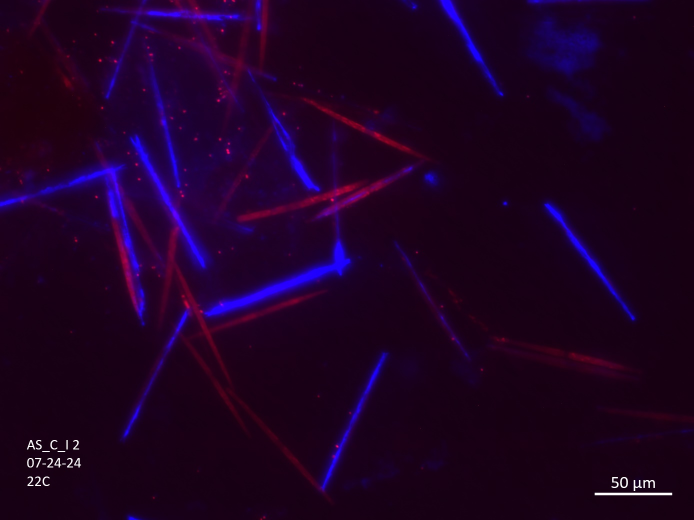
#> input picture data/images/ClumpyLate_AS_C_I_22_2_20240724.jpg, 1388 x 1040 px, found by its file name (shown at 1/2 size)
$ jupyter execute static_Kmeans_function.ipynb
#> lines starting #> are read from the running program, lines starting #| are printed output that depends on the picture; after the words box and inside, x2 and y2 are one past the last pixel; in counts of white or black regions, pixels touching at a corner belong together
[cell 1]
# Import libraries
import cv2
import numpy as np
import matplotlib.pyplot as plt
import pandas as pd
from skimage.measure import label, regionprops
import random
import glob
import os
from sklearn.cluster import KMeans
from PIL import Image as im

# Set seed for K-means clustering reproducibility
random.seed(10)

[cell 2]
# [34 lines left out: functions remove_large_background, make_custom_grayscale, not called in this run]

[cell 3]
# K-means approach as a function
def Kmeans_process_image(image_path):
    # 1. Read image and convert to RGB
    image = cv2.imread(image_path)
#> image is the input picture: shape (1040, 1388, 3); mean B, G, R 36.5, 0.7, 29.9
    image_rgb = cv2.cvtColor(image, cv2.COLOR_BGR2RGB)
        # Split into RGB channels for thresholding
    red_channel = image_rgb[:, :, 0]
    blue_channel = image_rgb[:, :, 2]
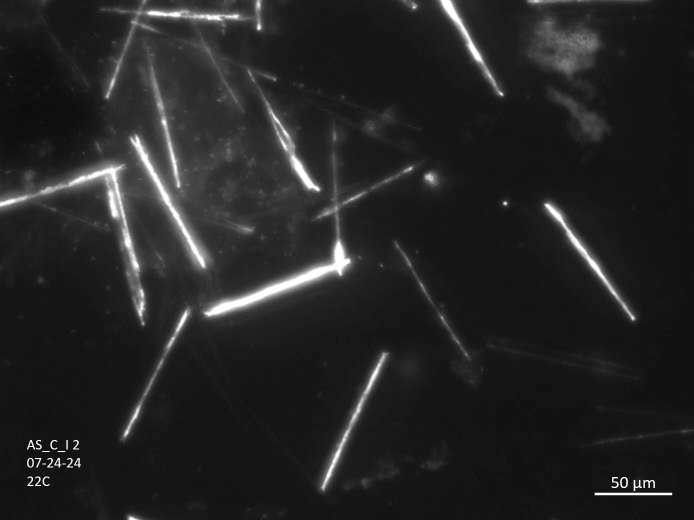
#> blue_channel: shape (1040, 1388) (shown at 1/2 size); min 7, max 255, mean 36.5

    # 2. Define thresholds for red and blue channels based on percentiles
        # try: r-92,b-95
    red_threshold = np.percentile(red_channel, 85)
#> red_threshold = 35
    blue_threshold = np.percentile(blue_channel, 95)
#> blue_threshold = 93

        # Create binary masks for each color channel
            # CHANGED from red/blue_threshold
    _, red_mask = cv2.threshold(red_channel, red_threshold, 255, cv2.THRESH_BINARY)
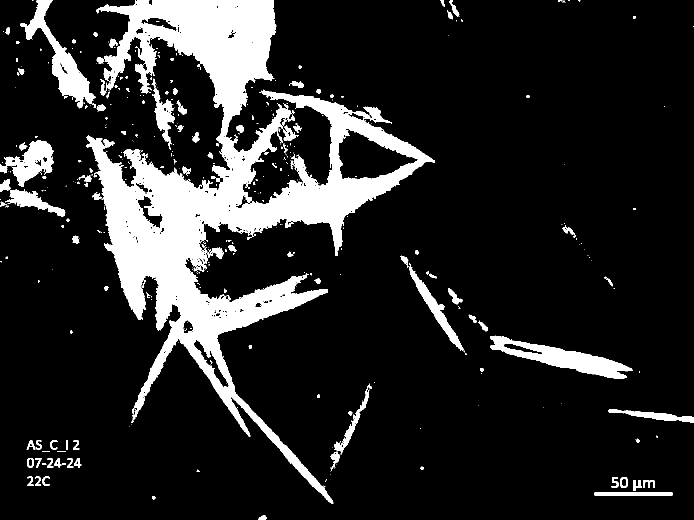
#> red_mask: shape (1040, 1388) (shown at 1/2 size); 14.9% white; 426 white regions (304 under 20 px), largest, box (x1, y1, x2, y2) and area: (172, 0, 870, 1008) 171966, (980, 671, 1266, 757) 8384, (40, 0, 192, 217) 7719
    _, blue_mask = cv2.threshold(blue_channel, blue_threshold, 255, cv2.THRESH_BINARY)
#> blue_mask: shape (1040, 1388); 5% white; 86 white regions (23 under 20 px), largest, box (x1, y1, x2, y2) and area: (0, 323, 292, 651) 13081, (403, 405, 706, 636) 11961, (258, 268, 423, 541) 9506
        # Combine the red and blue masks
    combined_mask = cv2.bitwise_or(red_mask, blue_mask)
#> combined_mask: shape (1040, 1388); 17% white; 290 white regions (179 under 20 px), largest, box (x1, y1, x2, y2) and area: (0, 0, 870, 1008) 198322, (980, 671, 1266, 757) 8384, (40, 0, 192, 217) 7719
        # Apply the mask to isolate high-intensity pixels in the image
    thresholded_image = cv2.bitwise_and(image_rgb, image_rgb, mask=combined_mask)

    # 3. Perform K-means clustering
        # Flatten the masked pixels (ignore dark background)
    masked_pixels = thresholded_image[combined_mask > 0]
    pixels = masked_pixels.reshape((-1, 3)).astype(np.float32)
        # Define K-means criteria and number of clusters
    k = 4  # Number of clusters
    criteria = (cv2.TERM_CRITERIA_EPS + cv2.TERM_CRITERIA_MAX_ITER, 100, 0.2)
        # Perform K-means clustering--cv2
    # _, labels, centers = cv2.kmeans(pixels, k, None, criteria, 10, cv2.KMEANS_RANDOM_CENTERS)
        # preform K-means clustering--scikit
    kmeans = KMeans(n_clusters=k, n_init=10, random_state=42).fit(pixels)
        # Convert centers to uint8 for display
    centers = np.uint8(kmeans.cluster_centers_)
#> centers = [[50, 0, 46], [44, 1, 117], [40, 0, 221], [241, 236, 241]]
        # Reconstruct segmented data using labels
    labels = kmeans.labels_
    segmented_data = centers[labels.flatten()]
        # Create an empty array to store the full-sized segmented image
    segmented_image = np.zeros_like(image_rgb)
        # Fill in only the high-intensity pixels in the original mask
    segmented_image[combined_mask > 0] = segmented_data

    # 4. Subset mask by keeping only the clusters corresponding to red and blue
        # Automate cluster characterization based on RBG values
            # instantiate cluster values
    bg_cluster = -1
    red_cluster = -1
    blue_cluster = -1
    lab_cluster = -1
        # instantiate list of color values outside loop
    max_g_val = -1
    max_r_val = -1
    max_b_val = -1
        # 4.1: Identify labels cluster
            # iterate over centers (RGB values)
    for idx, cntr in enumerate(centers):
        print(idx, cntr)
            # set green value
        g_val = cntr[1]
            # compare to max green value
        if g_val > max_g_val:
                # update max green value
            max_g_val = g_val
                # set max green value to background cluster
            lab_cluster = idx
#> this loop made 4 passes
#> (cntr, g_val, max_g_val) on passes 1, 2, 4: ([50, 0, 46], 0, 0), ([44, 1, 117], 1, 1), ([241, 236, 241], 236, 236)
#> (printed output is left out)
#> after the loop, lab_cluster = 3; max_g_val = 236
        # identify red cluster
    for idx, cntr in enumerate(centers):
            # exclude cluster previously identified as bg
        if idx != lab_cluster:
            # set red value
            r_val = cntr[0]
            # compare to max red value
            if r_val > max_r_val:
                max_r_val = r_val
                red_cluster = idx
#> this loop made 4 passes
#> (cntr, r_val, max_r_val, red_cluster) on pass 1: ([50, 0, 46], 50, 50, 0)
#> after the loop, max_r_val = 50; red_cluster = 0
        # 4.3: Identify BLUE cluster
    for idx, cntr in enumerate(centers):
            # exclude clusters previously identified as bg & red
        if idx != lab_cluster and idx != red_cluster:
            # set red value
            b_val = cntr[2]
            # compare to max red value
            if b_val > max_b_val:
                max_b_val = b_val
                blue_cluster = idx
#> this loop made 4 passes
#> (cntr, b_val, max_b_val, blue_cluster) on passes 2 to 3: ([44, 1, 117], 117, 117, 1), ([40, 0, 221], 221, 221, 2)
#> after the loop, blue_cluster = 2; max_b_val = 221
        # 4.2: Identify bg cluster
    for idx, cntr in enumerate(centers):
            # exclude cluster previously identified as bg
        if idx != lab_cluster and idx != red_cluster and idx != blue_cluster:
            bg_cluster = idx
#> this loop made 4 passes
#> (cntr, bg_cluster) on pass 2: ([44, 1, 117], 1)
    print("Background cluster is", bg_cluster)
#| Background cluster is 1
    print("Labeled cluster is", lab_cluster)
#| Labeled cluster is 3
    print("Red cluster is", red_cluster)
#| Red cluster is 0
    print("Blue cluster is", blue_cluster)
#| Blue cluster is 2
        # Reshape labels to match combined_mask shape
    labels_reshaped = np.zeros(combined_mask.shape, dtype=int)
    labels_reshaped[combined_mask > 0] = labels.flatten()
#> labels_reshaped: shape (1040, 1388) int64; 4 distinct labels, from 0 to 3
        # Create a mask that includes only the red and blue clusters
    foreground_mask = np.isin(labels_reshaped, [red_cluster, blue_cluster])
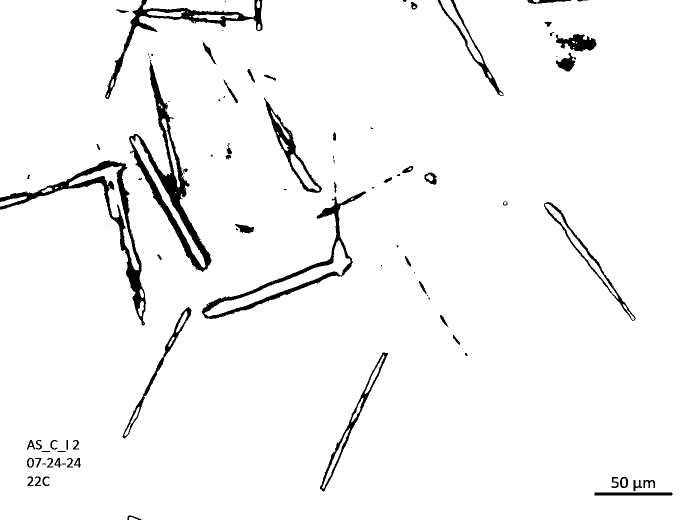
#> foreground_mask: shape (1040, 1388) bool (shown at 1/2 size); 96.3% white; 105 black regions (41 under 20 px), largest, box (x1, y1, x2, y2) and area: (258, 124, 423, 544) 11267, (0, 321, 292, 651) 9347, (403, 383, 732, 638) 6514
    bg_mask = np.isin(labels_reshaped, [bg_cluster, lab_cluster])
        # Initialize the foreground image with black background
    foreground_final = np.zeros_like(image_rgb)
    bground_final = np.zeros_like(image_rgb)
        # Apply the mask to keep only the red and blue clusters
    foreground_final[foreground_mask] = image_rgb[foreground_mask]
    bground_final[bg_mask] = image_rgb[bg_mask]

    # 5. Perform Canny edge detection on the final foreground
        # foreground_final or custom_gray
    edges = cv2.Canny(foreground_final, 100, 200, apertureSize=3, L2gradient=False)
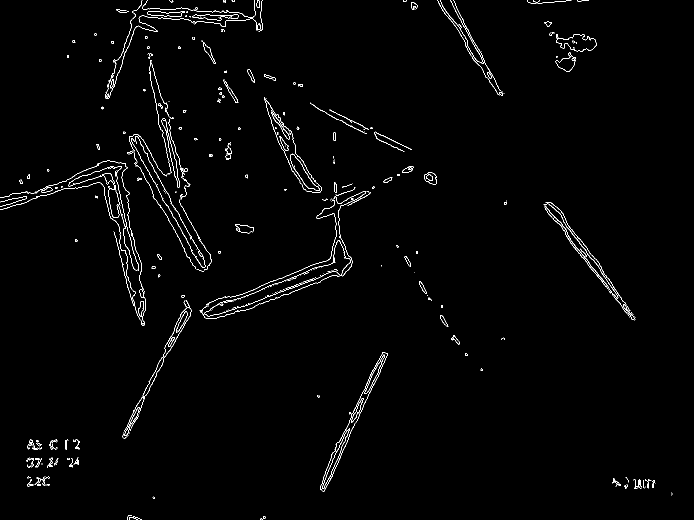
#> edges: shape (1040, 1388) (shown at 1/2 size); 1.3% white in thin lines or dots

    # 6. Find contours and filter by area
    contours, _ = cv2.findContours(edges, cv2.RETR_EXTERNAL, cv2.CHAIN_APPROX_SIMPLE)
#> contours = 311 contours, 246 with area under 20; largest, box (x1, y1, x2, y2) and area: (409, 481, 701, 633) 6315, (528, 195, 644, 386) 4630, (640, 705, 776, 983) 4085, (262, 272, 411, 535) 3521, (1087, 407, 1237, 597) 2088

        # Set minimum & maximum cell area threshold
    min_area = 500
    max_area = 15000

    # Set aspect ratio thresholds (adjust based on cell shapes in your images)
    min_aspect_ratio = 1.0  # Minimum ratio for pencil-shaped cells
    max_aspect_ratio = 20.0  # Maximum ratio for pencil-shaped cells

    cell_contours = []
    for cnt in contours:
        area = cv2.contourArea(cnt)
        if min_area < area < max_area:
            # Calculate bounding rectangle and aspect ratio
            x, y, w, h = cv2.boundingRect(cnt)
            aspect_ratio = max(w, h) / min(w, h)  # Ensure the ratio is always >= 1
            # print(w,h,aspect_ratio)
            # Filter by aspect ratio
            if min_aspect_ratio <= aspect_ratio <= max_aspect_ratio:
                cell_contours.append(cnt)
#> this loop made 311 passes
#> (area, x, y, w, h, aspect_ratio) on passes 88, 103, 126, 134, 208, 220, 232, 270: (4085, 640, 705, 136, 278, 2.04), (1949.5, 249, 600, 134, 262, 1.96), (6315, 409, 481, 292, 152, 1.92), (2088.5, 1087, 407, 150, 190, 1.27), (3521, 262, 272, 149, 263, 1.77), (809.5, 323, 237, 37, 138, 3.73), (4630.5, 528, 195, 116, 191, 1.65), (1679.5, 1112, 68, 81, 35, 2.31)
#> after the loop, cell_contours = 9 contours; largest, box (x1, y1, x2, y2) and area: (409, 481, 701, 633) 6315, (528, 195, 644, 386) 4630, (640, 705, 776, 983) 4085, (262, 272, 411, 535) 3521, (1087, 407, 1237, 597) 2088

        # Initialize metrics for counting and blue:red ratio
    total_cells = len(cell_contours)
#> total_cells = 9
    cell_ratios = []
        # Create a copy of the original image for cell-labeling
    labeled_image = foreground_final.copy()
        # Count all filtered edges (cells) & calculate blue:red ratio
    print(f"Total cells detected: {total_cells}")
#| Total cells detected: 9

    # 7. Calculate blue:red ratios within each cell
    for i, contour in enumerate(cell_contours):
        # Create a mask for each cell
        cell_mask = np.zeros(foreground_mask.shape, dtype=np.uint8)
        cv2.drawContours(cell_mask, [contour], -1, 255, -1)  # Fill contour to create mask
        # Extract pixels in red and blue channels for this cell
        red_values = red_channel[cell_mask == 255]
        blue_values = blue_channel[cell_mask == 255]
        # Calculate blue:red ratio for this cell
        red_sum = np.sum(red_values)
        blue_sum = np.sum(blue_values)
        blue_red_ratio = blue_sum / red_sum if red_sum > 0 else 0  # Avoid division by zero
        proportion_infected = blue_sum / (blue_sum + red_sum) if (blue_sum + red_sum) > 0 else 0
        cell_ratios.append({
            'Cell Number': i + 1,
            'Red Intensity Sum': red_sum,
            'Blue Intensity Sum': blue_sum,
            'Blue:Red Ratio': blue_red_ratio,
            'Proportion Infected': proportion_infected
        })
            # Label the detected cell on the image
        M = cv2.moments(contour)  # Get moments of the contour to calculate centroid
        if M["m00"] != 0:
            cX = int(M["m10"] / M["m00"])  # Centroid X
            cY = int(M["m01"] / M["m00"])  # Centroid Y
            cv2.putText(
                labeled_image,
                str(i + 1),  # Label with cell number
                (cX, cY),  # Position at centroid
                cv2.FONT_HERSHEY_SIMPLEX,
                3,  # Font size
                (255, 255, 255),  # White text
                2  # Thickness
            )
#> this loop made 9 passes
#> (red_sum, blue_sum, blue_red_ratio, proportion_infected, cX, cY) on passes 1 to 8: (153348, 666759, 4.35, 0.813, 703, 845), (102464, 284632, 2.78, 0.735, 341, 686), (244871, 1541003, 6.29, 0.863, 571, 566), (64817, 490556, 7.57, 0.883, 1159, 493), (182064, 840615, 4.62, 0.822, 335, 400), (36344, 191581, 5.27, 0.841, 342, 306), (178493, 768912, 4.31, 0.812, 584, 305), (43770, 185612, 4.24, 0.809, 1155, 85)
#> cell_mask: shape (1040, 1388); 0.04% white; 1 white region, box (x1, y1, x2, y2) and area: (294, 22, 370, 34) 616
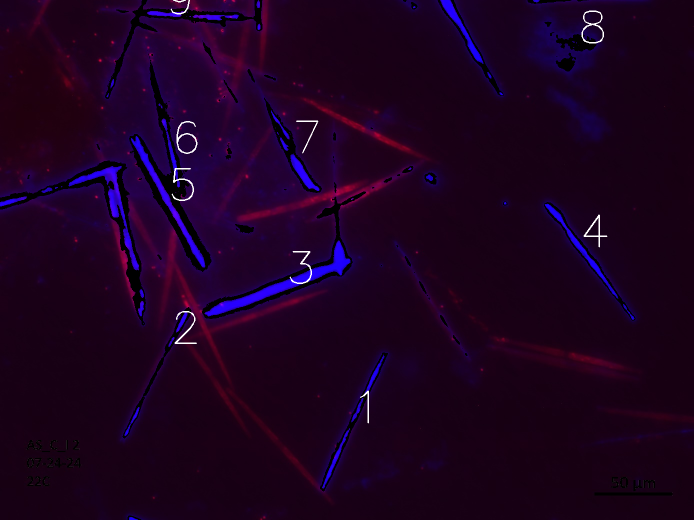
#> labeled_image: shape (1040, 1388, 3) (shown at 1/2 size); mean R, G, B 28.5, 0.9, 32.4
#> after the loop, cell_ratios = 9 items

    # add edges to labeled image
    cv2.drawContours(labeled_image, cell_contours, -1, (0, 255, 0), 2)  # Green contours with thickness 2
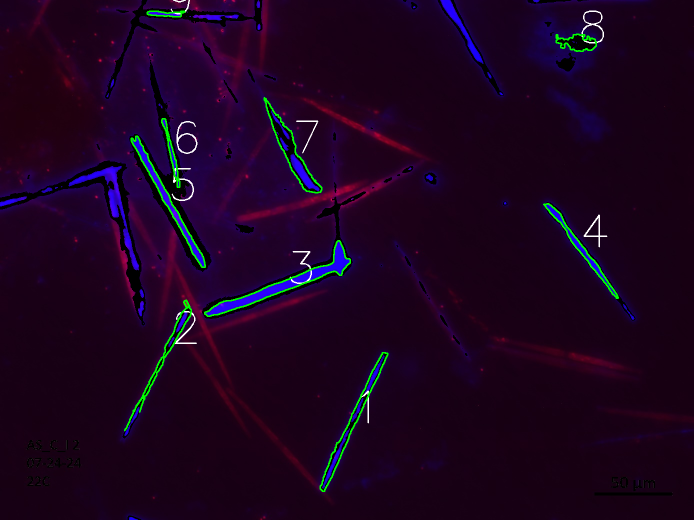
#> labeled_image: shape (1040, 1388, 3) (shown at 1/2 size); 1.02% of pixels changed, all inside (x1, y1, x2, y2) = (248, 21, 1238, 984)

    # 8. Convert ratios to DataFrame for easy viewing
    cell_ratios_df = pd.DataFrame(cell_ratios)
#> cell_ratios_df = table of 9 rows and 5 columns
        # Calculate & report image overall blue:red ratio
    total_red = np.sum(red_channel[foreground_mask])
#> total_red = 40317518
    total_blue = np.sum(blue_channel[foreground_mask])
#> total_blue = 45969964
    overall_blue_red_ratio = total_blue / total_red if total_red > 0 else 0
#> overall_blue_red_ratio = 1.14
        # Display results
    print("\nIndividual Cell Blue:Red Ratios")
    # print(cell_ratios_df)
    print(f"\nTotal Cells: {total_cells}")
#| Total Cells: 9
    print(f"Overall Blue:Red Ratio in Image: {overall_blue_red_ratio:.2f}")
#| Overall Blue:Red Ratio in Image: 1.14
    # Convert labeled_image (numpy array) to a Pillow image
    labeled_image_pil = im.fromarray(labeled_image)

        # Display the final cell edges
    plt.figure(figsize=(12, 6))
    plt.subplot(1, 4, 1)
    plt.imshow(image_rgb)
    plt.title('Original RGB')
    plt.subplot(1, 4, 2)
    plt.imshow(bground_final, cmap='gray') #edges, bground_final
    plt.title('BG mask') # Canny Edge Detection
    plt.subplot(1, 4, 3)
    plt.imshow(labeled_image)
    plt.title('Foreground with Detected Cells')
    plt.subplot(1, 4, 4)
    plt.imshow(labeled_image_pil)
    plt.title('Returned Image')
    plt.show()
    # print(type(cell_ratios_df))
    # print(type(labeled_image))
    return cell_ratios_df, labeled_image_pil

[cell 4]
img_path = "../../images/ClumpyLate_AS_C_I_22_2_20240724.jpg"
Kmeans_process_image(img_path)

# # Convert labeled_image (numpy array) to a Pillow image and save as JPEG
# labeled_image_pil = im.fromarray(labeled_image)
# labeled_image_pil.save("labeled_output.jpg")

[cell 5]
# Process all images in a folder
image_folder = "../../images/raw/"
image_paths = glob.glob(os.path.join(image_folder, "*.jpg"))
csv_folder = "../../figures/Kmeans_classification/data/"
jpg_folder = "../../figures/Kmeans_classification/classified/"

for image_path in image_paths:
    print("")
    print(f"Processing {os.path.basename(image_path)}")
    df, image_output = Kmeans_process_image(image_path)
    # Generate basename
    base_filename = os.path.splitext(os.path.basename(image_path))[0]
    # Generate .csv output filename based on the input image name
    csv_output_path = os.path.join(csv_folder, f"{base_filename}.csv")
    image_output_path = os.path.join(jpg_folder, f"{base_filename}_labeled.jpg")

    # [7 lines of commented-out code are left out]
    df.to_csv(csv_output_path, index=False)
    # Save the image to a JPG file
    print(f"Saved results to {csv_output_path}")
    # Save the labeled image to a JPG file
    # cv2.imwrite(image_output_path, cv2.cvtColor(image_output, cv2.COLOR_RGB2BGR))  # Convert back to BGR for saving--OLD
    image_output.save(image_output_path)  # Convert back to BGR for saving--NEW
    print(f"Saved labeled image to {image_output_path}")

[cell 6]
# set image path
# image_path = "../images/manual_classification/raw/AS_A_I_15_4-20240720.jpg"  # WD path
# image_path = "../images/raw/AS_A_I_15_4-20240720.jpg"  # WD path
image_path = "../images/GoodEarlySilica_AS_A_I_15_6_20240717.jpg"  # WD path

# call K-means function
# for image_path in image_paths:
Kmeans_process_image(image_path)
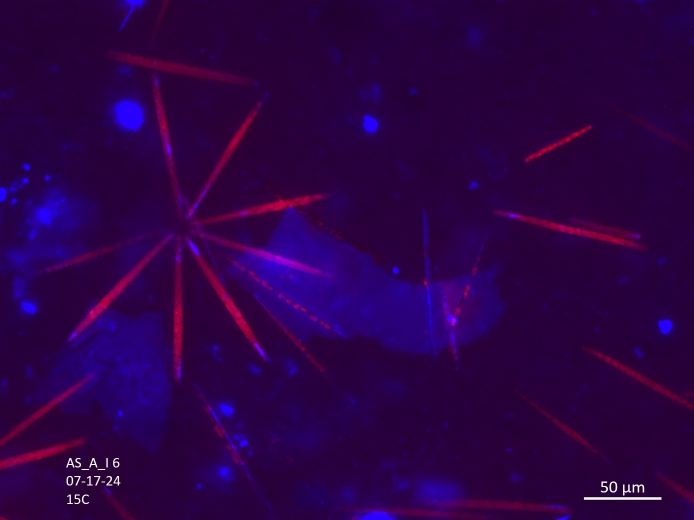
#> input picture data/images/GoodEarlySilica_AS_A_I_15_6_20240717.jpg, 1388 x 1040 px, found by its file name (shown at 1/2 size)
#> in Kmeans_process_image, image is the input picture: shape (1040, 1388, 3); mean B, G, R 70.7, 0.6, 43.9
#> in Kmeans_process_image (call 2), `blue_channel = image_rgb[:, :, 2]`:
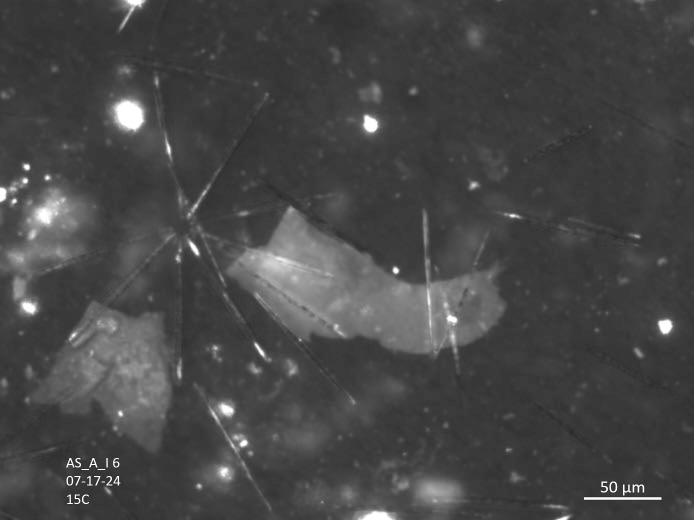
#> blue_channel: shape (1040, 1388) (shown at 1/2 size); min 31, max 255, mean 70.7
#> in Kmeans_process_image (call 2), `red_threshold = np.percentile(red_channel, 85)`: red_threshold = 45
#> in Kmeans_process_image (call 2), `blue_threshold = np.percentile(blue_channel, 95)`: blue_threshold = 126
#> in Kmeans_process_image (call 2), `thresholded_image = cv2.bitwise_and(image_rgb, image_rgb, mask=combine..`:
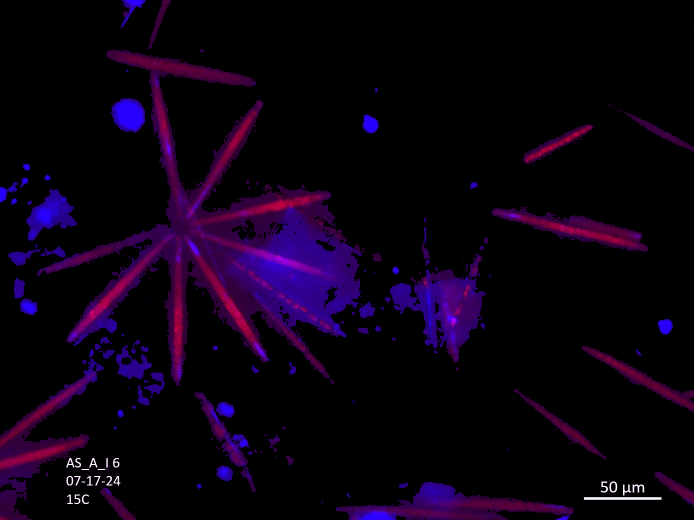
#> thresholded_image: shape (1040, 1388, 3) (shown at 1/2 size); mean R, G, B 11.4, 0.5, 17.1
#> in Kmeans_process_image (call 2), `criteria = (cv2.TERM_CRITERIA_EPS + cv2.TERM_CRITERIA_MAX_ITER, 100, 0..`: criteria = (3, 100, 0.2)
#> in Kmeans_process_image (call 2), `centers = np.uint8(kmeans.cluster_centers_)`: centers = [[119, 2, 72], [57, 0, 69], [243, 234, 244], [51, 0, 150]]
#> in Kmeans_process_image (call 2), `segmented_image[combined_mask > 0] = segmented_data`:
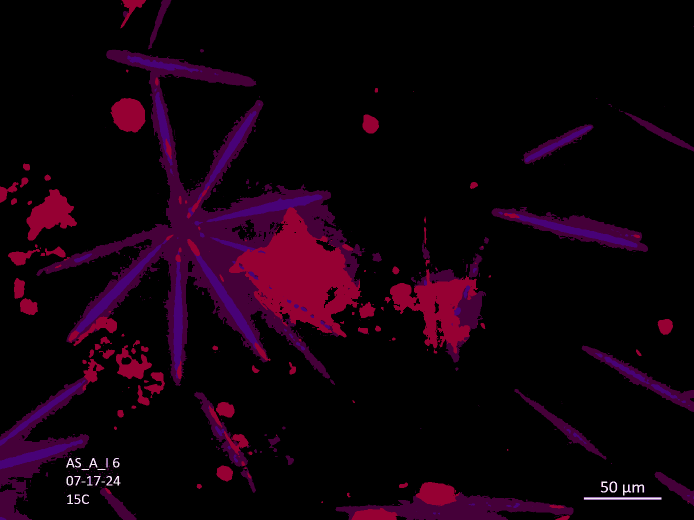
#> segmented_image: shape (1040, 1388, 3) (shown at 1/2 size); mean of channels 0, 1, 2 11.3, 0.5, 17; drawn as B, G, R
#> the loop in Kmeans_process_image (call 2), `for idx, cntr in enumerate(centers):` made 4 passes
#> (cntr, g_val, max_g_val, lab_cluster) on passes 1, 3: ([119, 2, 72], 2, 2, 0), ([243, 234, 244], 234, 234, 2)
#> (printed output is left out)
#> after the loop in Kmeans_process_image (call 2), `for idx, cntr in enumerate(centers):`: lab_cluster = 2; max_g_val = 234
#> (the rest of the program and of its run is left out)
